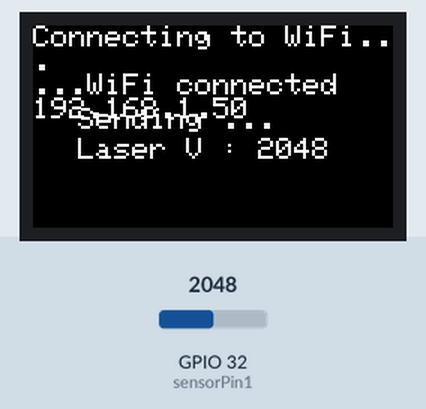
Recording of a sketch running on a simulated ESP32. Shown: 240×135 colour display. The inputs (shaded band) are chosen by the test bench; at power-on: GPIO 32 (sensorPin1) = 2048. WiFi joins after 1.5 s; servers stay silent unless stated; no MQTT or app messages arrive unless stated; what the sketch prints to the serial monitor is not drawn.

Above: at 2.9 s.
3.0 s: GPIO 32 (sensorPin1) set to 2866
At 4.3 s:
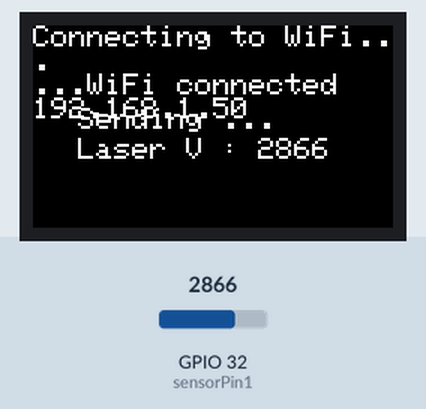
5.7 s: GPIO 32 (sensorPin1) set to 3603
At 6.2 s:
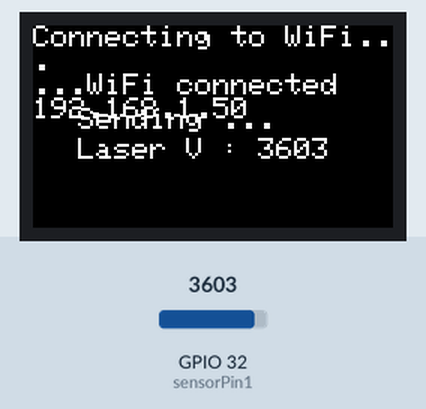
8.4 s: GPIO 32 (sensorPin1) set to 4095
At 11.2 s:
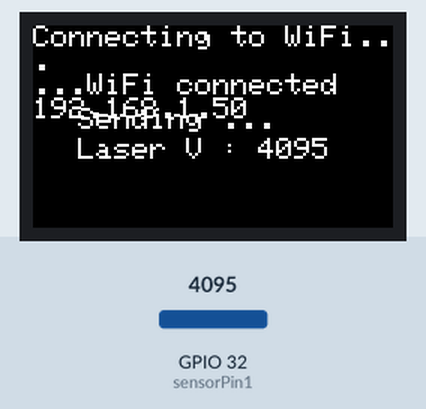
Timing chart, 0 to 12.7 s (numbered marks = the images above; inputs shaded):
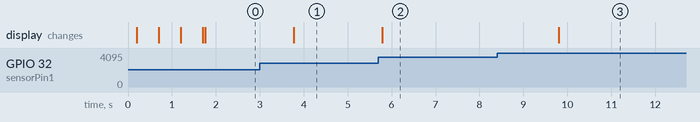

The sketch:

M5cPlusRedLaserHedgehog.ino
```cpp
#include <Wire.h>
#include <M5StickCPlus.h>
#include <WiFi.h>
#include <PubSubClient.h>

const char* ssid = "router12";
const char* password = "iot123456789";
const char* mqtt_server = "192.168.14.1";

const int sensorPin1 = 32;
int lightVal1;

// WiFi 和 MQTT 客户端
WiFiClient espClient;
PubSubClient client(espClient);

// MQTT Topic
const char* mqtt_topic = "fruit/lightval";

// ---------- 连接 WiFi ----------
void setup_wifi() {
  delay(10);
  Serial.println();
  Serial.print("Connecting to ");
  Serial.println(ssid);
  M5.Lcd.print("Connecting to WiFi...\n");

  WiFi.begin(ssid, password);
  while (WiFi.status() != WL_CONNECTED) {
    delay(500);
    Serial.print(".");
    M5.Lcd.print(".");
  }

  Serial.println("");
  Serial.println("WiFi connected");
  Serial.println(WiFi.localIP());
  M5.Lcd.println("WiFi connected");
  M5.Lcd.println(WiFi.localIP());
}

// ---------- MQTT 重连 ----------
void reconnect() {
  // 一直尝试连接直到成功
  while (!client.connected()) {
    Serial.print("Attempting MQTT connection...");
    if (client.connect("ESP32Client")) {
      Serial.println("connected");

       client.subscribe("fruit/check");
    } else {
      Serial.print("failed, rc=");
      Serial.print(client.state());
      Serial.println(" try again in 2 seconds");
      delay(2000);
    }
  }
}

// ---------- 初始化 ----------
void setup() {
  Serial.begin(115200);
  pinMode(sensorPin1, INPUT);
  M5.begin();
  M5.Lcd.fillScreen(BLACK);
  M5.Lcd.setRotation(1);
  M5.Lcd.setTextColor(WHITE);
  M5.Lcd.setTextSize(2);

  setup_wifi();
  client.setServer(mqtt_server, 1883);
}


void loop() {
  if (!client.connected()) {
    reconnect();
  }
  client.loop();

  lightVal1 = analogRead(sensorPin1);
  Serial.print("Light Value: ");
  Serial.println(lightVal1);

  // 在屏幕上显示
  M5.Lcd.setCursor(30, 55);
  M5.Lcd.printf("Sending ... \n");
  M5.Lcd.fillRect(37, 75, 180, 40, BLACK);
  M5.Lcd.setCursor(30, 75);
  M5.Lcd.printf("Laser V : %04d\n", lightVal1);

  // 构建 MQTT 消息并发布
  char msg[50];
  sprintf(msg, "%d", lightVal1);
  client.publish(mqtt_topic, msg);

  delay(2000);  // 每 2 秒发送一次
}
```

Measured:
- after the input at 3.0 s, the display: changes after 0.77 s (image 1)
- after the input at 5.7 s, the display: changes after 0.08 s (image 2)
- after the input at 8.4 s, the display: changes after 1.4 s (image 3)
